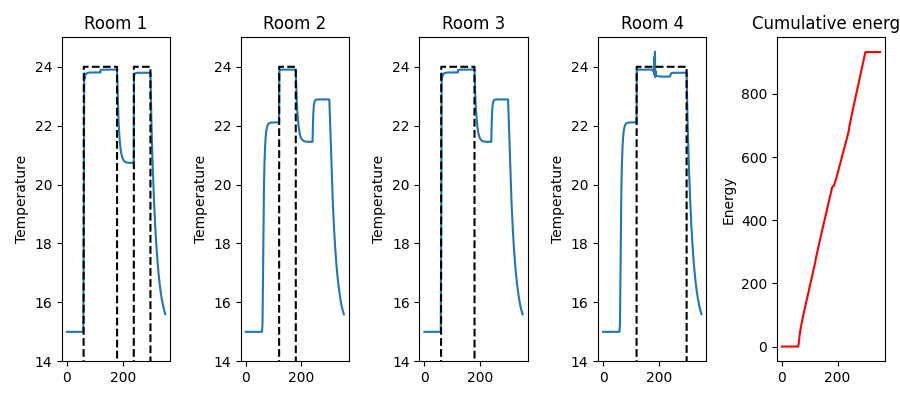

The Python source for this figure:
import matplotlib.pyplot as plt
import numpy as np

from thermo.heater import ProportionalHeater
from thermo.schedule import Schedule
from thermo.school import School
from thermo.simulator import Simulator

# Make a school: Room distribution
A = np.array([[0, 1, 1, 0], [1, 0, 0, 1], [1, 0, 0, 1], [0, 1, 1, 0]])
school = School(A, 0.05, 0.2)

# Make 4 identical heaters for the school
heaters = [ProportionalHeater(k=10, max_heat=5) for _ in range(school.D)]
school.set_heaters(heaters)

# Set up the school schedule, in hours
schedule = Schedule(
    schedule=np.array(
        [
            np.zeros(4),
            [1, 0, 1, 0],
            [1, 1, 1, 1],
            [0, 0, 0, 1],
            [1, 0, 0, 1],
            np.zeros(4),
        ]
    ),
    target_temperature=24,
    keep_warm=0,
)

# Run the simulation
simulation = Simulator(school, T_out=15.0, schedule=schedule)
simulation.simulate(max_time=len(schedule.schedule) * 0.98 * 60)

# Extract the variables
t = simulation.t  # time
y = simulation.T  # temperature
u = simulation.U  # Energy

# Visualization
fig, axes = plt.subplots(1, 5, figsize=(9, 4), tight_layout=True)


def is_on(schedule, t):
    return np.array([schedule[int(tt // 60)] for tt in t])


for i, ax in enumerate(axes[:4]):
    ax.plot(t, y[:, i])
    sch = schedule.schedule[:, i]
    ax.plot(t, 24 * is_on(sch, t), "k--")
    ax.set_title(f"Room {i+1}")
    ax.set_ylabel("Temperature")
    ax.set_ylim((14, 25))

ax = axes[-1]
ax.plot(t, u, "r")
ax.set_title("Cumulative energy")
ax.set_ylabel("Energy")
plt.savefig("small_school.png")
